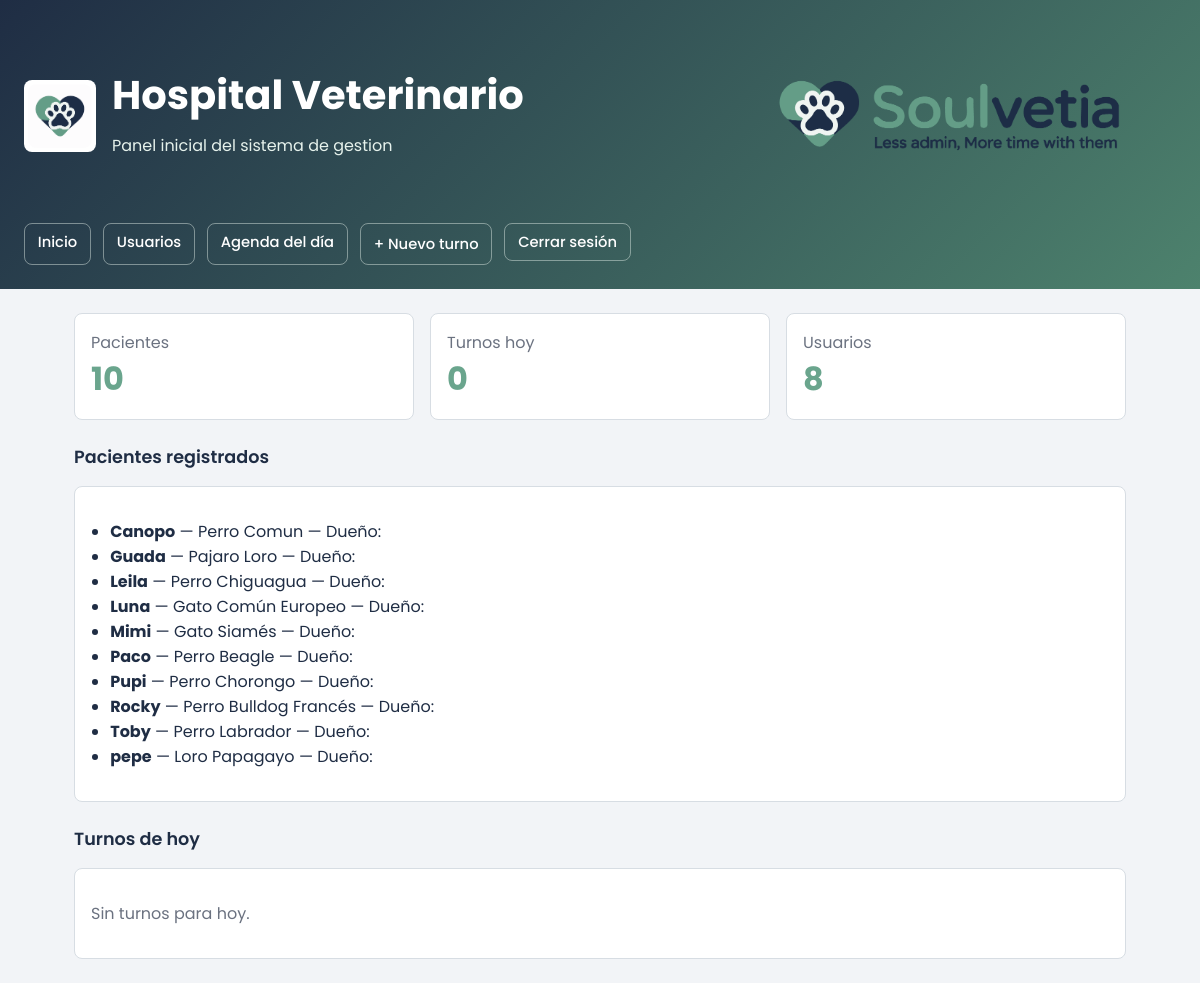
Page / (signed in) on the earlier database version.
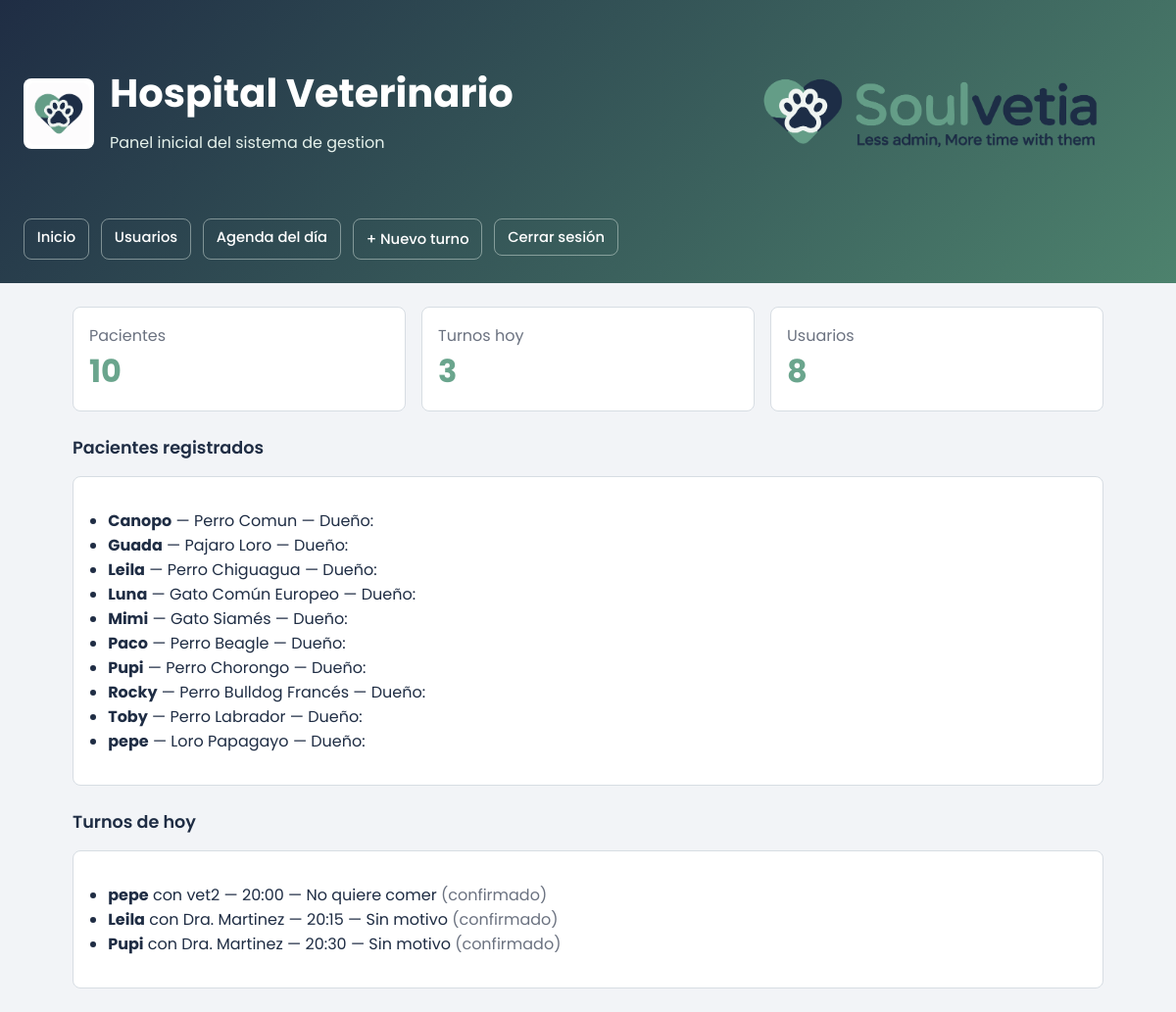
Same page on the later database version.
### tables this page shows
CREATE TABLE paciente (
            id          INTEGER NOT NULL PRIMARY KEY AUTOINCREMENT,
            cliente_id  INTEGER NOT NULL,
            nombre      TEXT    NOT NULL,
            especie     TEXT    NOT NULL,
            raza        TEXT,
            sexo        TEXT    NOT NULL DEFAULT 'desconocido'
                                CHECK (sexo IN ('M','F','desconocido')),
            fecha_nacimiento   TEXT,
            peso_kg     REAL,
            color       TEXT,
            castrado    INTEGER NOT NULL DEFAULT 0,
            estado      INTEGER NOT NULL DEFAULT 1,
            FOREIGN KEY (cliente_id) REFERENCES cliente(id)
        );

CREATE TABLE turno (
            id                  INTEGER NOT NULL PRIMARY KEY AUTOINCREMENT,
            paciente_id          INTEGER NOT NULL,
            veterinario_id      INTEGER NOT NULL,
            recepcionista_id    INTEGER NOT NULL DEFAULT 1,
            fecha_hora          TEXT    NOT NULL,
            estado              TEXT    NOT NULL DEFAULT 'pendiente'
                                CHECK (estado IN ('pendiente','confirmado','presente',
                                                   'atendido','cancelado','ausente')),
            motivo              TEXT, urgencia TEXT NOT NULL DEFAULT 'normal',
            FOREIGN KEY (paciente_id)       REFERENCES paciente(id),
            FOREIGN KEY (veterinario_id)   REFERENCES users(id),
            FOREIGN KEY (recepcionista_id) REFERENCES users(id)
        );

CREATE TABLE users (
                    id INTEGER PRIMARY KEY AUTOINCREMENT,
                    username TEXT NOT NULL UNIQUE,
                    full_name TEXT NOT NULL,
                    role TEXT NOT NULL,
                    status TEXT NOT NULL DEFAULT 'Activo',
                    last_access TEXT NOT NULL
                , password_hash TEXT NOT NULL DEFAULT '', email TEXT NOT NULL DEFAULT '');

### app/controllers/main_controller.py (the view)
@main_bp.route("/")
def home():
    summary = service.get_dashboard_summary()
    return render_template("home.html", summary=summary)

### app/services/hospital_service.py (called while the page is built)
    def get_dashboard_summary(self) -> dict:
        pacientes = self.paciente_repository.list_all()
        turnos    = self.turno_repository.get_turnos_hoy()
        return {
            "patients_count":      len(pacientes),
            "appointments_count":  len(turnos),
            "users_count":         len(self.get_users()),
            "patients":            pacientes,
            "appointments":        turnos,
        }

    def get_users(self) -> list[User]:
        return self.user_repository.list_all()

### app/services/paciente_repository.py (called while the page is built)
    def _connect(self) -> sqlite3.Connection:
        conn = sqlite3.connect(self.db_path)
        conn.row_factory = sqlite3.Row
        conn.execute("PRAGMA foreign_keys = ON")
        return conn

    def list_all(self) -> list[Paciente]:
        with self._connect() as conn:
            rows = conn.execute("""
                SELECT p.*, c.nombre || ' ' || c.apellido AS propietario,
                       c.telefono, c.email AS email_cliente
                FROM paciente p
                JOIN cliente c ON c.id = p.cliente_id
                WHERE p.estado = 1
                ORDER BY p.nombre
            """).fetchall()
        return [self._row_to_paciente(r) for r in rows]

    def _row_to_paciente(self, row: sqlite3.Row) -> Paciente:
        return Paciente(
            id=row["id"],
            cliente_id=row["cliente_id"],
            nombre=row["nombre"],
            especie=row["especie"],
            raza=row["raza"] or "",
            sexo=row["sexo"],
            fecha_nacimiento=date.fromisoformat(row["fecha_nacimiento"])
                             if row["fecha_nacimiento"] else date.today(),
            peso_kg=Decimal(str(row["peso_kg"])) if row["peso_kg"] else Decimal("0"),
            color=row["color"] or "",
            castrado=row["castrado"],
            estado=row["estado"],
        )

### app/services/turno_repository.py (called while the page is built)
    def _connect(self) -> sqlite3.Connection:
        conn = sqlite3.connect(self.db_path)
        conn.row_factory = sqlite3.Row
        conn.execute("PRAGMA foreign_keys = ON")
        return conn

### app/services/user_repository.py (called while the page is built)
    def _connect(self) -> sqlite3.Connection:
        conn = sqlite3.connect(self.db_path)
        conn.row_factory = sqlite3.Row
        return conn

    def list_all(self) -> list[User]:
        with self._connect() as conn:
            rows = conn.execute("SELECT * FROM users ORDER BY id").fetchall()
        return [self._row_to_user(row) for row in rows]

### app/templates/home.html
{% extends "base.html" %}
{% block content %}
<div class="grid">
  <div class="card">
    <div class="muted">Pacientes</div>
    <div class="metric">{{ summary.patients_count }}</div>
  </div>
  <div class="card">
    <div class="muted">Turnos hoy</div>
    <div class="metric">{{ summary.appointments_count }}</div>
  </div>
  <div class="card">
    <div class="muted">Usuarios</div>
    <div class="metric">{{ summary.users_count }}</div>
  </div>
</div>
<div class="section-title">Pacientes registrados</div>
<div class="card">
  {% if summary.patients %}
  <ul>
    {% for p in summary.patients %}
      <li>
        <strong>{{ p.nombre }}</strong> —
        {{ p.especie }}{{ ' ' + p.raza if p.raza else '' }} —
        Dueño: {{ p.propietario }}
      </li>
    {% endfor %}
  </ul>
  {% else %}
    <p class="muted">Sin pacientes registrados.</p>
  {% endif %}
</div>
<div class="section-title">Turnos de hoy</div>
<div class="card">
  {% if summary.appointments %}
  <ul>
    {% for t in summary.appointments %}
      <li>
        <strong>{{ t.mascota }}</strong> con {{ t.veterinario }} —
        {{ t.fecha_hora[11:16] }} —
        {{ t.motivo or 'Sin motivo' }}
        <span class="muted">({{ t.estado }})</span>
      </li>
    {% endfor %}
  </ul>
  {% else %}
    <p class="muted">Sin turnos para hoy.</p>
  {% endif %}
</div>
{% endblock %}

### app/templates/base.html (shortened to what this page needs)
<!doctype html>
<html lang="es">
  <head>
  </head>
  <body class="{% block body_class %}{% endblock %}">
    {% block auth_content %}
    <header>
      <div class="header-content">
        <div class="header-row">
          <div class="brand">
            <img class="brand-icon" src="{{ url_for('static', filename='resources/Icono2.png') }}" alt="Hospital Veterinario">
            <div>
              <h1>Hospital Veterinario</h1>
              <p>Panel inicial del sistema de gestion</p>
            </div>
          </div>
          <img class="hero-banner" src="{{ url_for('static', filename='resources/Banner.png') }}" alt="Soulvetia">
        </div>
        <nav class="nav">
          <a href="/">Inicio</a>
          <a href="/usuarios/">Usuarios</a>
          {% if session.user_id %}
            <a href="{{ url_for('dashboard.index') }}">Agenda del día</a>
            {% if current_user.user_role in ('Administrador', 'Recepcionista') %}
              <a href="{{ url_for('turnos.nuevo') }}" class="button">+ Nuevo turno</a>
            {% endif %}
            <form class="nav-form" method="post" action="{{ url_for('auth.logout') }}">
              <button type="submit">Cerrar sesión</button>
            </form>
          {% endif %}
        </nav>
      </div>
    </header>
    <main>
      {% block content %}{% endblock %}
    </main>
    {% endblock %}
  </body>
</html>

### app/templates/base.html (style rules this page uses)
:root { --primary: #6AA58D; --primary-dark: #4d826d; --ink: #1F2D44; --surface: #F2F4F7; --surface-tint: #E6F2EC; --card: #ffffff; --muted: #6B7280; --border: #d7dde3; --danger: #b42318; --danger-bg: #fff1f0; --success-bg: #E6F2EC; --accent: var(--primary); --success: #2d6a4f; --text-muted: var(--muted); --surface-2: #f2f4f7; --text: var(--ink); }
* { box-sizing: border-box; }
body { margin: 0; font-family: "Poppins", Arial, Helvetica, sans-serif; background: var(--surface); color: var(--ink); }
header { background: linear-gradient(135deg, var(--ink), var(--primary-dark)); color: white; min-height: 240px; padding: 0; }
.hero-banner { width: 100%; max-width: 460px; height: auto; display: block; }
.header-content { min-height: 240px; display: flex; flex-direction: column; justify-content: center; padding: 1.5rem; }
.header-row { display: flex; align-items: center; justify-content: space-between; gap: 1.5rem; }
header h1 { margin: 0; font-size: clamp(1.8rem, 4vw, 2.5rem); font-weight: 700; line-height: 1.1; }
header p { color: var(--surface-tint); margin-bottom: 0; font-weight: 400; }
.brand { display: flex; align-items: center; gap: 1rem; max-width: 720px; }
.brand-icon { width: 72px; height: 72px; border-radius: 8px; background: white; object-fit: contain; padding: 0.25rem; }
.nav { display: flex; gap: 0.75rem; flex-wrap: wrap; margin-top: 1rem; }
.nav a, .nav button { color: white; text-decoration: none; border: 1px solid rgba(230,242,236,0.45); padding: 0.45rem 0.8rem; border-radius: 8px; font-size: 0.92rem; font-weight: 500; background: transparent; font-family: inherit; cursor: pointer; }
.nav-form { margin: 0; }
main { max-width: 1100px; margin: 0 auto; padding: 1.5rem; }
.grid { display: grid; grid-template-columns: repeat(auto-fit, minmax(220px, 1fr)); gap: 1rem; }
.card { background: var(--card); border: 1px solid var(--border); border-radius: 8px; padding: 1rem; }
.metric { font-size: 2rem; font-weight: 700; color: var(--primary); }
.section-title { margin: 1.5rem 0 1rem; font-size: 1.1rem; color: var(--ink); font-weight: 600; }
ul { padding-left: 1.2rem; }
.muted { color: var(--muted); }
.button { display: inline-flex; align-items: center; justify-content: center; min-height: 2.6rem; padding: 0.7rem 1rem; border: 1px solid var(--primary); border-radius: 8px; background: var(--primary); color: white; font: inherit; font-weight: 600; text-decoration: none; cursor: pointer; }

Differences in the rows shown:
added turno: mascota "pepe", veterinario "vet2", fecha_hora "20:00", motivo "No quiere comer", estado "confirmado"
added turno: mascota "Leila", veterinario "Dra. Martinez", fecha_hora "20:15", motivo "Sin motivo", estado "confirmado"
added turno: mascota "Pupi", veterinario "Dra. Martinez", fecha_hora "20:30", motivo "Sin motivo", estado "confirmado"
Other differences:
{{ summary.appointments_count }}: "0" → "3"
text no longer shown: "Sin turnos para hoy."
